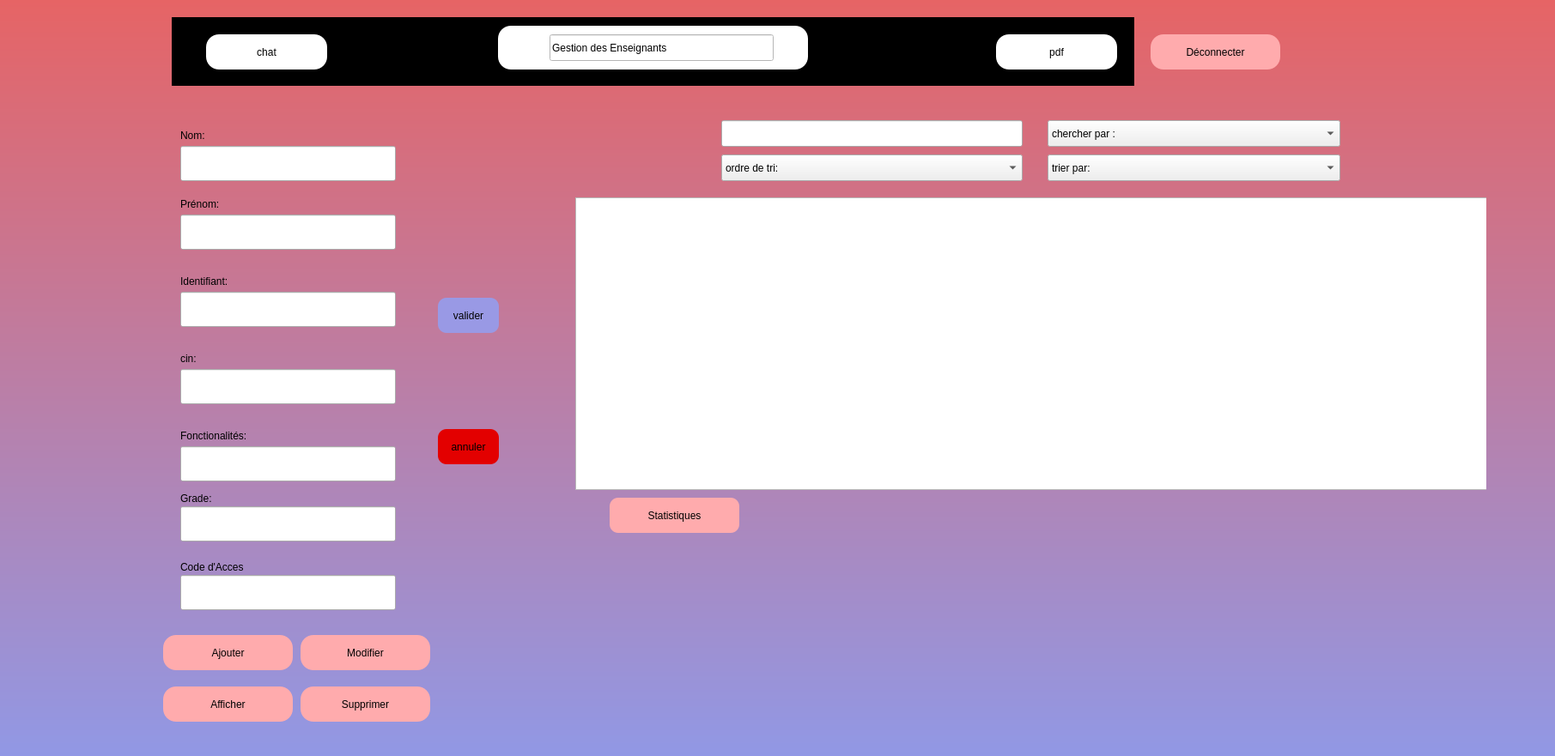
<?xml version="1.0" encoding="UTF-8"?>
<ui version="4.0">
 <class>emp</class>
 <widget class="QDialog" name="emp">
  <property name="geometry">
   <rect>
    <x>0</x>
    <y>0</y>
    <width>1811</width>
    <height>881</height>
   </rect>
  </property>
  <property name="windowTitle">
   <string>Dialog</string>
  </property>
  <property name="styleSheet">
   <string notr="true">*{
font: 75 10pt &quot;MV Boli&quot;;
}
#emp
{

background-color: QLinearGradient(x1: 0,y1: 0,x2: 0,y2: 1,stop: 0 #e66465, stop:1 #9198e5);
border-radius:15px;
}
QLabel
{
	color: rgb(0, 0, 0);
}
QPushButton
{
	
	border-radius:60px;
	background-color: rgb(255, 171, 173);
}
QPushButton
{
border-radius:15px;
}
QPushButton:hover
{
	color:white;
	background-color: rgb(0, 0, 0);
	border-radius :15px;
}
Qlabel{
height:50px;
width:40px;
}

QToolButton
{
background: transparent;
border-radius:60px;

}</string>
  </property>
  <widget class="QWidget" name="widget" native="true">
   <property name="geometry">
    <rect>
     <x>10</x>
     <y>80</y>
     <width>1721</width>
     <height>801</height>
    </rect>
   </property>
   <widget class="QTableView" name="tableView">
    <property name="geometry">
     <rect>
      <x>660</x>
      <y>150</y>
      <width>1101</width>
      <height>341</height>
     </rect>
    </property>
   </widget>
   <widget class="QWidget" name="widget_2" native="true">
    <property name="geometry">
     <rect>
      <x>90</x>
      <y>40</y>
      <width>551</width>
      <height>831</height>
     </rect>
    </property>
    <widget class="QLineEdit" name="le_nom">
     <property name="geometry">
      <rect>
       <x>110</x>
       <y>50</y>
       <width>251</width>
       <height>41</height>
      </rect>
     </property>
    </widget>
    <widget class="QLineEdit" name="le_prenom">
     <property name="geometry">
      <rect>
       <x>110</x>
       <y>130</y>
       <width>251</width>
       <height>41</height>
      </rect>
     </property>
    </widget>
    <widget class="QLineEdit" name="le_id">
     <property name="geometry">
      <rect>
       <x>110</x>
       <y>220</y>
       <width>251</width>
       <height>41</height>
      </rect>
     </property>
    </widget>
    <widget class="QLineEdit" name="le_cin">
     <property name="geometry">
      <rect>
       <x>110</x>
       <y>310</y>
       <width>251</width>
       <height>41</height>
      </rect>
     </property>
    </widget>
    <widget class="QLineEdit" name="la_fonctionnalites">
     <property name="geometry">
      <rect>
       <x>110</x>
       <y>400</y>
       <width>251</width>
       <height>41</height>
      </rect>
     </property>
    </widget>
    <widget class="QLineEdit" name="le_grade">
     <property name="geometry">
      <rect>
       <x>110</x>
       <y>470</y>
       <width>251</width>
       <height>41</height>
      </rect>
     </property>
    </widget>
    <widget class="QPushButton" name="modifier">
     <property name="geometry">
      <rect>
       <x>250</x>
       <y>620</y>
       <width>151</width>
       <height>41</height>
      </rect>
     </property>
     <property name="text">
      <string>Modifier</string>
     </property>
    </widget>
    <widget class="QLabel" name="label">
     <property name="geometry">
      <rect>
       <x>110</x>
       <y>30</y>
       <width>56</width>
       <height>16</height>
      </rect>
     </property>
     <property name="text">
      <string>Nom:</string>
     </property>
    </widget>
    <widget class="QLabel" name="label_2">
     <property name="geometry">
      <rect>
       <x>110</x>
       <y>110</y>
       <width>71</width>
       <height>16</height>
      </rect>
     </property>
     <property name="text">
      <string>Prénom:</string>
     </property>
    </widget>
    <widget class="QLabel" name="label_3">
     <property name="geometry">
      <rect>
       <x>110</x>
       <y>200</y>
       <width>121</width>
       <height>16</height>
      </rect>
     </property>
     <property name="text">
      <string>Identifiant:</string>
     </property>
    </widget>
    <widget class="QLabel" name="label_4">
     <property name="geometry">
      <rect>
       <x>110</x>
       <y>290</y>
       <width>56</width>
       <height>16</height>
      </rect>
     </property>
     <property name="text">
      <string>cin:</string>
     </property>
    </widget>
    <widget class="QLabel" name="label_5">
     <property name="geometry">
      <rect>
       <x>110</x>
       <y>380</y>
       <width>121</width>
       <height>16</height>
      </rect>
     </property>
     <property name="text">
      <string>Fonctionalités:</string>
     </property>
    </widget>
    <widget class="QLabel" name="label_6">
     <property name="geometry">
      <rect>
       <x>110</x>
       <y>450</y>
       <width>71</width>
       <height>21</height>
      </rect>
     </property>
     <property name="text">
      <string>Grade:</string>
     </property>
    </widget>
    <widget class="QPushButton" name="pushButton_3">
     <property name="geometry">
      <rect>
       <x>250</x>
       <y>680</y>
       <width>151</width>
       <height>41</height>
      </rect>
     </property>
     <property name="text">
      <string>Supprimer</string>
     </property>
    </widget>
    <widget class="QPushButton" name="pushButton_4">
     <property name="geometry">
      <rect>
       <x>90</x>
       <y>620</y>
       <width>151</width>
       <height>41</height>
      </rect>
     </property>
     <property name="text">
      <string>Ajouter</string>
     </property>
    </widget>
    <widget class="QPushButton" name="pushButton_5">
     <property name="geometry">
      <rect>
       <x>90</x>
       <y>680</y>
       <width>151</width>
       <height>41</height>
      </rect>
     </property>
     <property name="text">
      <string>Afficher</string>
     </property>
    </widget>
    <widget class="QPushButton" name="valider">
     <property name="geometry">
      <rect>
       <x>410</x>
       <y>227</y>
       <width>71</width>
       <height>41</height>
      </rect>
     </property>
     <property name="styleSheet">
      <string notr="true">border-radius:10px;
background-color: rgb(153, 153, 229);</string>
     </property>
     <property name="text">
      <string>valider</string>
     </property>
    </widget>
    <widget class="QPushButton" name="annuler">
     <property name="geometry">
      <rect>
       <x>410</x>
       <y>380</y>
       <width>71</width>
       <height>41</height>
      </rect>
     </property>
     <property name="styleSheet">
      <string notr="true">border-radius:10px;
background-color: rgb(227, 0, 0);</string>
     </property>
     <property name="text">
      <string>annuler</string>
     </property>
    </widget>
    <widget class="QLabel" name="label_7">
     <property name="geometry">
      <rect>
       <x>110</x>
       <y>530</y>
       <width>111</width>
       <height>21</height>
      </rect>
     </property>
     <property name="text">
      <string>Code d'Acces</string>
     </property>
    </widget>
    <widget class="QLineEdit" name="acces">
     <property name="geometry">
      <rect>
       <x>110</x>
       <y>550</y>
       <width>251</width>
       <height>41</height>
      </rect>
     </property>
    </widget>
   </widget>
   <widget class="QLineEdit" name="recherche">
    <property name="geometry">
     <rect>
      <x>830</x>
      <y>60</y>
      <width>351</width>
      <height>31</height>
     </rect>
    </property>
   </widget>
   <widget class="QComboBox" name="trier_par">
    <property name="geometry">
     <rect>
      <x>1210</x>
      <y>100</y>
      <width>341</width>
      <height>31</height>
     </rect>
    </property>
    <item>
     <property name="text">
      <string>trier par:</string>
     </property>
    </item>
    <item>
     <property name="text">
      <string>nom</string>
     </property>
    </item>
    <item>
     <property name="text">
      <string>prénom</string>
     </property>
    </item>
   </widget>
   <widget class="QComboBox" name="chercher_par">
    <property name="geometry">
     <rect>
      <x>1210</x>
      <y>60</y>
      <width>341</width>
      <height>31</height>
     </rect>
    </property>
    <item>
     <property name="text">
      <string>chercher par :</string>
     </property>
    </item>
    <item>
     <property name="text">
      <string>nom</string>
     </property>
    </item>
    <item>
     <property name="text">
      <string>prénom</string>
     </property>
    </item>
   </widget>
   <widget class="QComboBox" name="ordre_tri">
    <property name="geometry">
     <rect>
      <x>830</x>
      <y>100</y>
      <width>351</width>
      <height>31</height>
     </rect>
    </property>
    <item>
     <property name="text">
      <string>ordre de tri:</string>
     </property>
    </item>
    <item>
     <property name="text">
      <string>croissant</string>
     </property>
    </item>
    <item>
     <property name="text">
      <string>décroissant</string>
     </property>
    </item>
   </widget>
   <widget class="QWidget" name="widget_4" native="true">
    <property name="geometry">
     <rect>
      <x>1080</x>
      <y>510</y>
      <width>351</width>
      <height>271</height>
     </rect>
    </property>
   </widget>
   <widget class="QPushButton" name="stat">
    <property name="geometry">
     <rect>
      <x>700</x>
      <y>500</y>
      <width>151</width>
      <height>41</height>
     </rect>
    </property>
    <property name="styleSheet">
     <string notr="true">border-radius:10px;</string>
    </property>
    <property name="text">
     <string>Statistiques</string>
    </property>
   </widget>
  </widget>
  <widget class="QWidget" name="widget_3" native="true">
   <property name="geometry">
    <rect>
     <x>200</x>
     <y>20</y>
     <width>1121</width>
     <height>80</height>
    </rect>
   </property>
   <property name="styleSheet">
    <string notr="true">background-color:rgb(0, 0, 0)
</string>
   </property>
   <widget class="QPushButton" name="pushButton_9">
    <property name="geometry">
     <rect>
      <x>380</x>
      <y>10</y>
      <width>361</width>
      <height>51</height>
     </rect>
    </property>
    <property name="styleSheet">
     <string notr="true">background-color: rgb(255, 255, 255);</string>
    </property>
    <property name="text">
     <string/>
    </property>
   </widget>
   <widget class="QLineEdit" name="lineEdit_10">
    <property name="geometry">
     <rect>
      <x>440</x>
      <y>20</y>
      <width>261</width>
      <height>31</height>
     </rect>
    </property>
    <property name="styleSheet">
     <string notr="true">background-color: rgb(255, 255, 255);

color: rgb(0, 0, 0);

font: 14pt &quot;MV Boli&quot;;</string>
    </property>
    <property name="text">
     <string>Gestion des Enseignants</string>
    </property>
   </widget>
   <widget class="QPushButton" name="pushButton_6">
    <property name="geometry">
     <rect>
      <x>40</x>
      <y>20</y>
      <width>141</width>
      <height>41</height>
     </rect>
    </property>
    <property name="styleSheet">
     <string notr="true">background-color: rgb(255, 255, 255);</string>
    </property>
    <property name="text">
     <string>chat</string>
    </property>
    <property name="icon">
     <iconset resource="style.qrc">
      <normaloff>:/new/prefix1/chat1.png</normaloff>:/new/prefix1/chat1.png</iconset>
    </property>
    <property name="iconSize">
     <size>
      <width>50</width>
      <height>40</height>
     </size>
    </property>
   </widget>
   <widget class="QPushButton" name="pushButton_7">
    <property name="geometry">
     <rect>
      <x>960</x>
      <y>20</y>
      <width>141</width>
      <height>41</height>
     </rect>
    </property>
    <property name="styleSheet">
     <string notr="true">background-color: rgb(255, 255, 255);</string>
    </property>
    <property name="text">
     <string>pdf</string>
    </property>
    <property name="iconSize">
     <size>
      <width>50</width>
      <height>40</height>
     </size>
    </property>
   </widget>
  </widget>
  <widget class="QPushButton" name="pushButton_10">
   <property name="geometry">
    <rect>
     <x>1340</x>
     <y>40</y>
     <width>151</width>
     <height>41</height>
    </rect>
   </property>
   <property name="styleSheet">
    <string notr="true"/>
   </property>
   <property name="text">
    <string>Déconnecter</string>
   </property>
   <property name="icon">
    <iconset>
     <normaloff>../../Desktop/logout.png</normaloff>../../Desktop/logout.png</iconset>
   </property>
  </widget>
 </widget>
 <resources>
  <include location="style.qrc"/>
 </resources>
 <connections/>
</ui>
